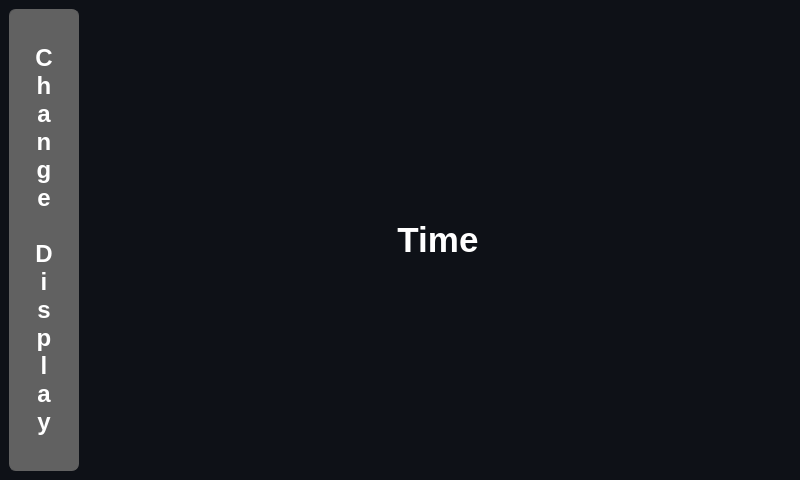
<?xml version="1.0" encoding="UTF-8"?>
<ui version="4.0">
 <class>Leaderboard</class>
 <widget class="QMainWindow" name="Leaderboard">
  <property name="geometry">
   <rect>
    <x>0</x>
    <y>0</y>
    <width>800</width>
    <height>480</height>
   </rect>
  </property>
  <property name="sizePolicy">
   <sizepolicy hsizetype="Expanding" vsizetype="Expanding">
    <horstretch>0</horstretch>
    <verstretch>0</verstretch>
   </sizepolicy>
  </property>
  <property name="minimumSize">
   <size>
    <width>800</width>
    <height>480</height>
   </size>
  </property>
  <property name="maximumSize">
   <size>
    <width>2000</width>
    <height>1200</height>
   </size>
  </property>
  <property name="cursor">
   <cursorShape>ArrowCursor</cursorShape>
  </property>
  <property name="windowTitle">
   <string>Leaderboard</string>
  </property>
  <property name="styleSheet">
   <string notr="true">QWidget
{
	color: rgb(0, 123, 255);	
	background-color: rgb(14, 17, 23);

}

QPushButton {
	background-color: rgb(97, 97, 97);
	color: rgb(255, 255, 255);
    border-width: 1px;
	border-color: rgb(97, 97, 97);
	border-style: solid;
	border-radius: 7;
	padding: 3px;
	padding-left: 5px;
	padding-right: 5px;
}

QPushButton:checked
{
	color: rgb(255, 255, 255);	
	background-color: rgb(0, 123, 255);
}

QProgressBar
{
	background-color: rgb(166, 166, 166);
	color: rgb(0, 0, 0);
    border: 2px rgb(166, 166, 166);
    border-radius: 5px;
}

QProgressBar::chunk {
	border: 2px rgb(166, 166, 166);
    border-top-left-radius: 5px;
    border-bottom-left-radius: 5px;
    border-top-right-radius: 5px;
    border-bottom-right-radius: 5px;
	background-color: rgb(0, 123, 255);
   /* width: 40px;
    margin: 0.5px;*/
}

#Labbruch {
	color: rgb(239, 151, 0);
}

#time_label {
	color: rgb(255, 255, 255);
}</string>
  </property>
  <widget class="QWidget" name="centralwidget">
   <layout class="QHBoxLayout" name="horizontalLayout">
    <item>
     <widget class="QPushButton" name="selectbtn">
      <property name="sizePolicy">
       <sizepolicy hsizetype="Minimum" vsizetype="Expanding">
        <horstretch>0</horstretch>
        <verstretch>0</verstretch>
       </sizepolicy>
      </property>
      <property name="maximumSize">
       <size>
        <width>70</width>
        <height>16777215</height>
       </size>
      </property>
      <property name="font">
       <font>
        <pointsize>18</pointsize>
        <weight>75</weight>
        <bold>true</bold>
       </font>
      </property>
      <property name="layoutDirection">
       <enum>Qt::LeftToRight</enum>
      </property>
      <property name="text">
       <string>C
h
a
n
g
e
 
D
i
s
p
l
a
y</string>
      </property>
     </widget>
    </item>
    <item>
     <layout class="QVBoxLayout" name="verticalLayout">
      <item>
       <widget class="QLabel" name="time_label">
        <property name="maximumSize">
         <size>
          <width>16777215</width>
          <height>50</height>
         </size>
        </property>
        <property name="font">
         <font>
          <pointsize>26</pointsize>
          <weight>75</weight>
          <bold>true</bold>
         </font>
        </property>
        <property name="text">
         <string>Time</string>
        </property>
        <property name="alignment">
         <set>Qt::AlignCenter</set>
        </property>
       </widget>
      </item>
     </layout>
    </item>
   </layout>
  </widget>
 </widget>
 <resources/>
 <connections/>
</ui>
